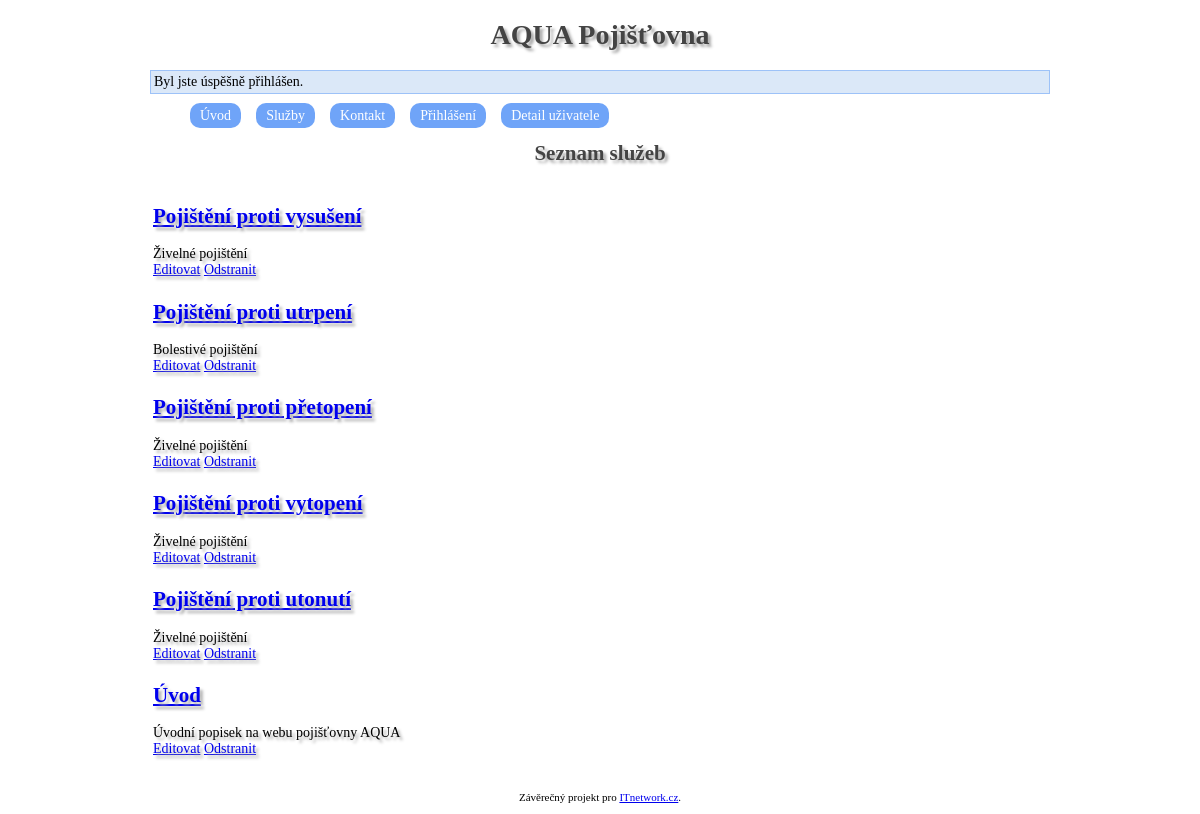
The app's page /sluzba (signed in) with its own data.
### tables this page shows
CREATE TABLE `sluzby` (
  `sluzba_id` int(11) NOT NULL,
  `titulek` varchar(225) NOT NULL,
  `obsah` text NOT NULL,
  `url` varchar(255) NOT NULL,
  `popisek` varchar(255) NOT NULL,
  `klicova_slova` varchar(255) NOT NULL
);

### index.php (called while the page is built, shortened)
<?php
$smerovac = new SmerovacKontroler();
$smerovac->zpracuj(array($_SERVER['REQUEST_URI']));
$smerovac->vypisPohled();

### kontrolery/SluzbaKontroler.php (called while the page is built, shortened)
<?php
class SluzbaKontroler extends Kontroler
{
    public function zpracuj(array $parametry): void
    {
        $spravceSluzeb = new SpravceSluzeb();
        if (!empty($parametry[0])) {
            $sluzba = $spravceSluzeb->vratSluzbu($parametry[0]);
            if (!$sluzba)
                $this->presmeruj('chyba');
            $this->hlavicka = array(
                'titulek' => $sluzba['titulek'],
                'klicova_slova' => $sluzba['klicova_slova'],
                'popisek' => $sluzba['popisek'],
            );
            $this->data['titulek'] = $sluzba['titulek'];
            $this->data['obsah'] = $sluzba['obsah'];
            $this->pohled = 'sluzba';
        } else {
            $sluzby = $spravceSluzeb->vratSluzby();
        }
    }
}

### modely/Db.php (called while the page is built, shortened)
<?php
class Db
{
    private static PDO $spojeni;
    private static array $nastaveni = array(
        PDO::ATTR_ERRMODE => PDO::ERRMODE_EXCEPTION,
        PDO::MYSQL_ATTR_INIT_COMMAND => "SET NAMES utf8",
        PDO::ATTR_EMULATE_PREPARES => false,
    );
    public static function pripoj(string $host, string $uzivatel, string $heslo, string $databaze) : void
    {
        if (!isset(self::$spojeni))
        {
            self::$spojeni = @new PDO(
                "mysql:host=$host;dbname=$databaze",
                $uzivatel,
                $heslo,
                self::$nastaveni
            );
        }
    }
    public static function dotazVsechny(string $dotaz, array $parametry = array()) : array|bool
    {
        $navrat = self::$spojeni->prepare($dotaz);
        $navrat->execute($parametry);
        return $navrat->fetchAll();
    }
}

### modely/SpravceSluzeb.php (called while the page is built, shortened)
<?php
class SpravceSluzeb
{
    public function vratSluzby() : array
    {
        return Db::dotazVsechny('
        SELECT `sluzba_id`, `titulek`, `url`, `popisek`
        FROM `sluzby`
        ORDER BY `sluzba_id` DESC
        ');
    }
}

### kontrolery/SmerovacKontroler.php (called while the page is built, shortened)
<?php
class SmerovacKontroler extends Kontroler
{
	protected Kontroler $kontroler;
	private function pomlckyDoVelbloudiNotace(string $text) : string
	{
		$veta = str_replace('-', ' ', $text);
		$veta = ucwords($veta);
		$veta = str_replace(' ', '', $veta);
		return $veta;
	}
	private function parsujURL(string $url) : array
	{
        $naparsovanaURL = parse_url($url);
		$naparsovanaURL["path"] = ltrim($naparsovanaURL["path"], "/");
		$naparsovanaURL["path"] = trim($naparsovanaURL["path"]);
		$rozdelenaCesta = explode("/", $naparsovanaURL["path"]);
		return $rozdelenaCesta;
	}
    public function zpracuj(array $parametry) : void
    {
		$naparsovanaURL = $this->parsujURL($parametry[0]);
		$tridaKontroleru = $this->pomlckyDoVelbloudiNotace(array_shift($naparsovanaURL)) . 'Kontroler';
		if (file_exists('kontrolery/' . $tridaKontroleru . '.php'))
			$this->kontroler = new $tridaKontroleru;
		else
			$this->presmeruj('chyba');
        $this->kontroler->zpracuj($naparsovanaURL);
    }
}

### pohledy/sluzby.phtml (the view)
<h1>Seznam služeb</h1>
<table>
    <?php foreach ($sluzby as $sluzba): ?>
        <tr>
            <td>
                <h2><a href="sluzba/<?= $sluzba['url'] ?>"><?= $sluzba['titulek'] ?></a></h2>
                <?= $sluzba['popisek'] ?>
                <?php if ($admin): ?>
                    <br />
                    <a href="editor/<?= $sluzba['url'] ?>">Editovat</a>
                    <a href="sluzba/<?= $sluzba['url'] ?>/odstranit">Odstranit</a>
                <?php endif ?>
            </td>
        </tr>
    <?php endforeach ?>
</table>

### style.css (style rules this page uses)
body { font-family: verdana; font-size: 14px; width: 900px; margin: 0 auto; }
h1 { text-align: center; color: #444444; text-shadow: 3px 3px 3px #aaaaaa; }

### records on screen
sluzby: titulek "Pojištění proti vysušení", popisek "Živelné pojištění"
sluzby: titulek "Pojištění proti utrpení", popisek "Bolestivé pojištění"
sluzby: titulek "Pojištění proti přetopení", popisek "Živelné pojištění"
sluzby: titulek "Pojištění proti vytopení", popisek "Živelné pojištění"
sluzby: titulek "Pojištění proti utonutí", popisek "Živelné pojištění"
sluzby: titulek "Úvod", popisek "Úvodní popisek na webu pojišťovny AQUA"

### other values on screen
$zprava "Byl jste úspěšně přihlášen."
